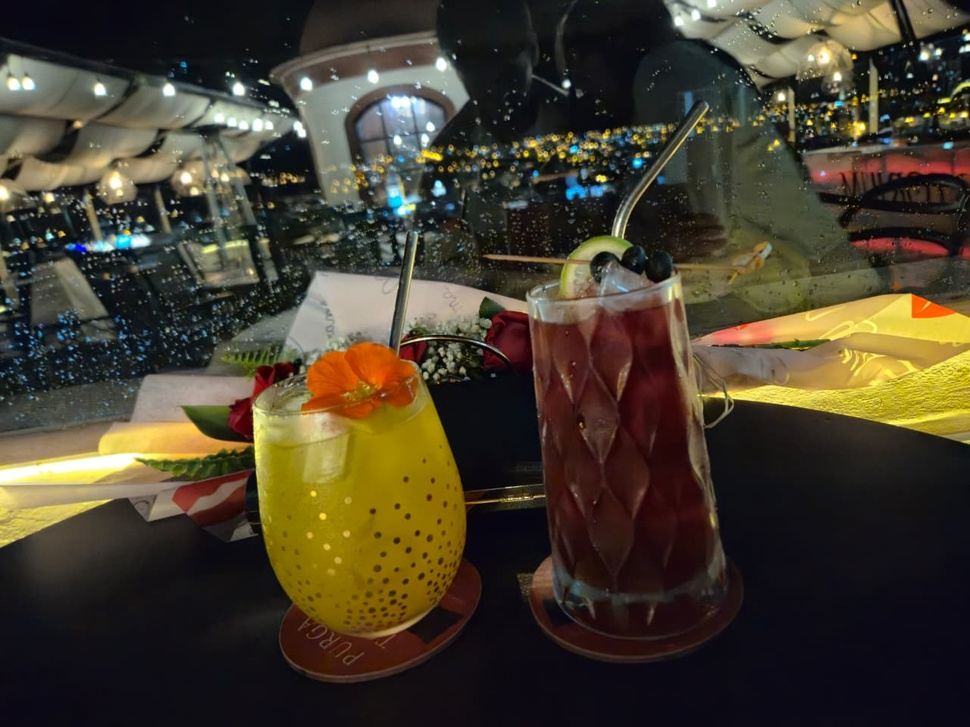
#> input picture colores.jpeg, 970 x 727 px, shrunk from 1280 x 960 before the run
$ jupyter execute umbralizaciones.ipynb
#> lines starting #> are read from the running program, lines starting #| are printed output that depends on the picture; after the words box and inside, x2 and y2 are one past the last pixel; in counts of white or black regions, pixels touching at a corner belong together
## Umbralizaciones binaria y binaria inversa

[cell 1]
##convertir la imagen en escala de grises
import cv2
import matplotlib.pyplot as plt
import numpy as np
imagen = cv2.imread('colores.jpeg', 0) #lee en escala de grises la imagen
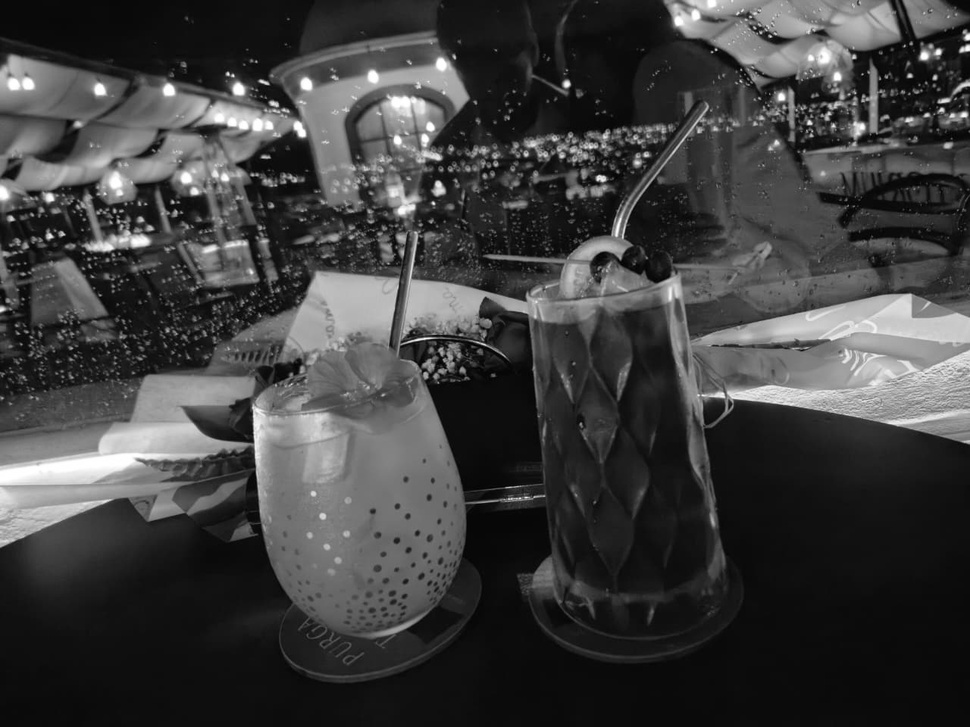
#> imagen: shape (727, 970); min 0, max 255, mean 62.4
#umbralizacion binaria
_,umbral_binario = cv2.threshold(imagen,100,255, cv2.THRESH_BINARY)
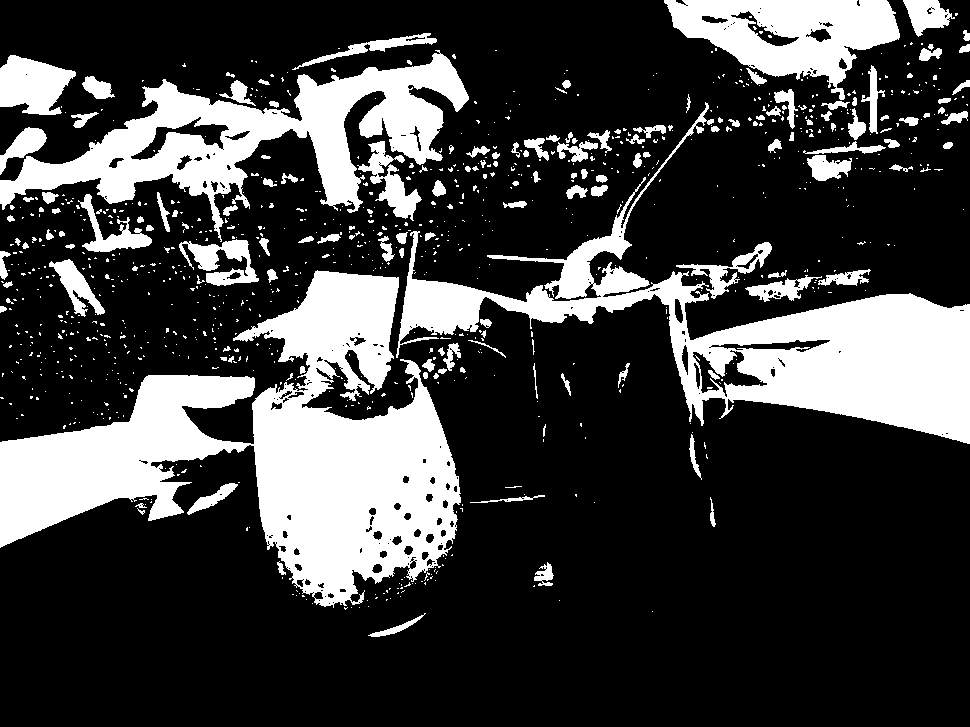
#> umbral_binario: shape (727, 970); 25% white; 955 white regions (797 under 20 px), largest, box (x1, y1, x2, y2) and area: (0, 270, 461, 608) 64621, (396, 102, 970, 444) 40722, (0, 50, 469, 242) 27466
#mostrar la imagen original y la umbralizada inversa
_,umbral_binaria_inv = cv2.threshold(imagen,100,255, cv2.THRESH_BINARY_INV)

plt.figure(figsize=(10,5))
plt.subplot(1,3,1)
plt.imshow(imagen, cmap='gray')
plt.title('Imagen Original')

plt.subplot(1,3,2)
plt.imshow(umbral_binario, cmap='gray')
plt.title('Umbralización Binaria')
plt.subplot(1,3,3)

plt.imshow(umbral_binaria_inv, cmap='gray')
plt.title('Umbralización Binaria Inversa')
plt.tight_layout()
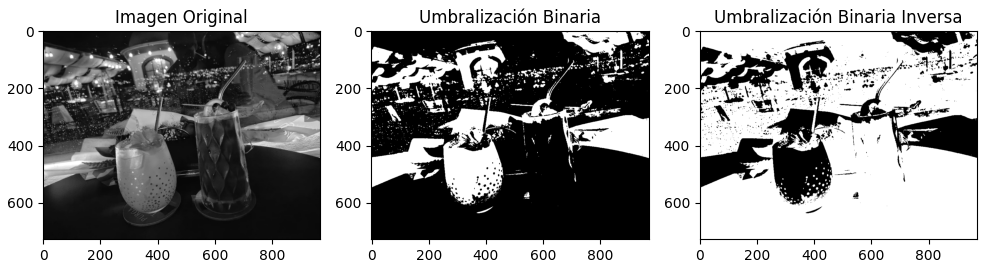
#> figure drawn by matplotlib, 3 panels

$ run again, with img1.jpeg copied over colores.jpeg
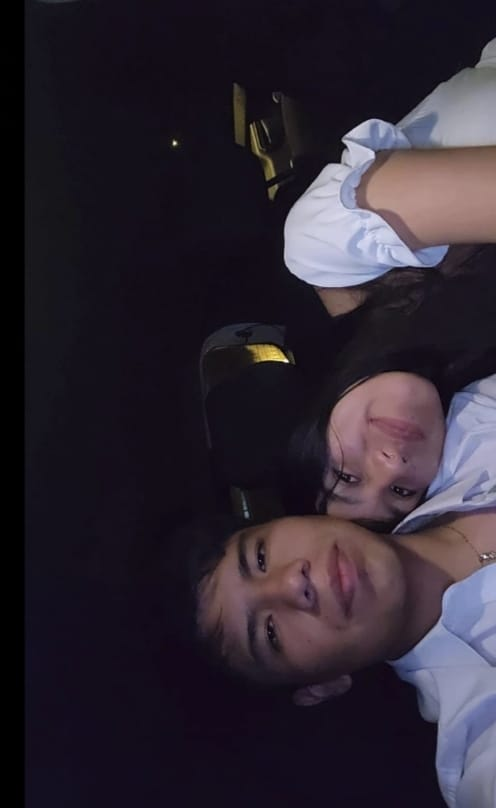
#> input picture img1.jpeg, 496 x 808 px
#> `_,umbral_binario = cv2.threshold(imagen,100,255, cv2.THRESH_BINARY)`:
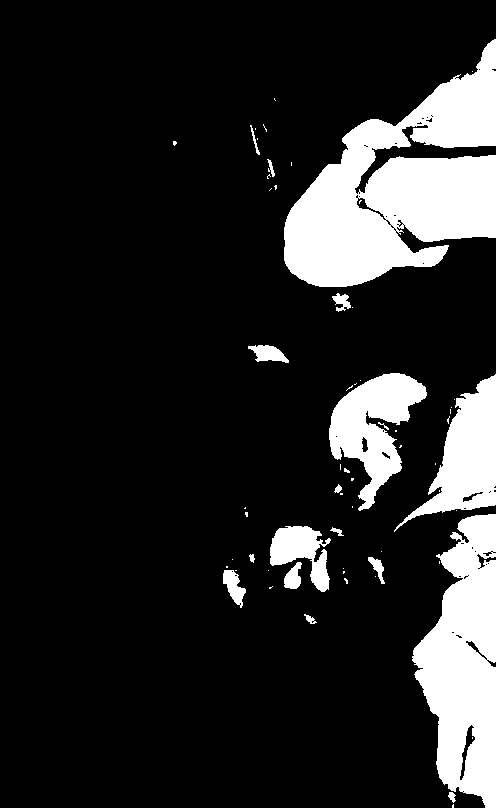
#> umbral_binario: shape (808, 496); 15.3% white; 62 white regions (44 under 20 px), largest, box (x1, y1, x2, y2) and area: (284, 39, 496, 287) 28161, (412, 514, 496, 808) 15960, (394, 374, 496, 532) 6474
#> `[cell 1] ##convertir la imagen en escala de grises import cv2 import m..`:
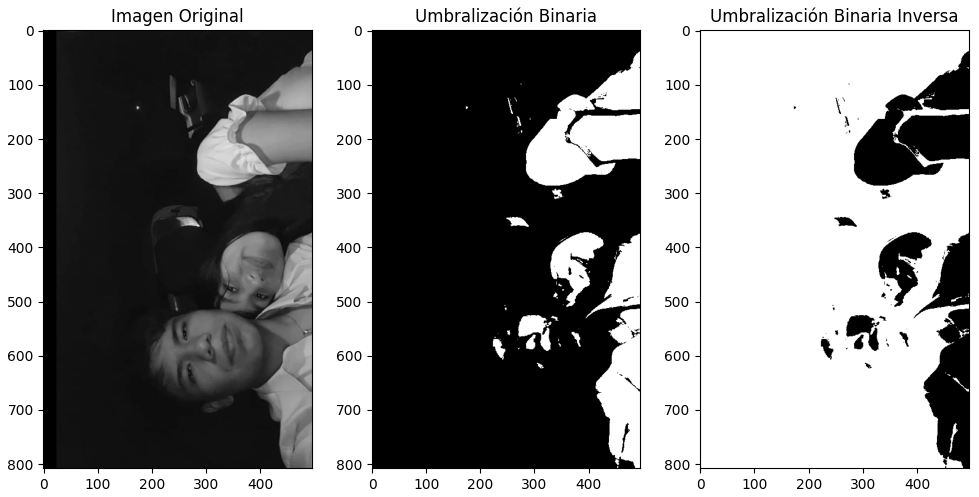
#> figure drawn by matplotlib, 3 panels
